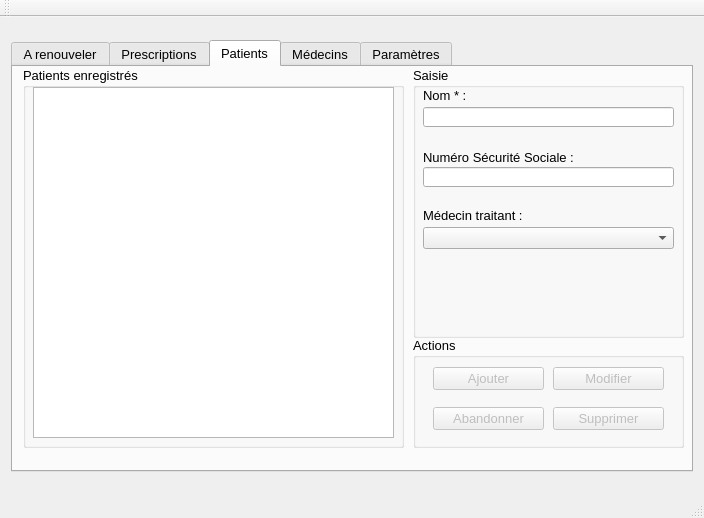
<?xml version="1.0" encoding="UTF-8"?>
<ui version="4.0">
 <class>MainWindow</class>
 <widget class="QMainWindow" name="MainWindow">
  <property name="geometry">
   <rect>
    <x>0</x>
    <y>0</y>
    <width>700</width>
    <height>518</height>
   </rect>
  </property>
  <property name="windowTitle">
   <string>Prescription</string>
  </property>
  <widget class="QWidget" name="centralWidget">
   <layout class="QGridLayout" name="gridLayout">
    <item row="0" column="0">
     <widget class="QTabWidget" name="tabWidgetMain">
      <property name="minimumSize">
       <size>
        <width>682</width>
        <height>432</height>
       </size>
      </property>
      <property name="maximumSize">
       <size>
        <width>682</width>
        <height>432</height>
       </size>
      </property>
      <property name="font">
       <font>
        <pointsize>10</pointsize>
       </font>
      </property>
      <property name="toolTip">
       <string/>
      </property>
      <property name="tabPosition">
       <enum>QTabWidget::North</enum>
      </property>
      <property name="currentIndex">
       <number>2</number>
      </property>
      <widget class="QWidget" name="tab1">
       <attribute name="title">
        <string>A renouveler</string>
       </attribute>
       <widget class="QGroupBox" name="groupBoxDetail">
        <property name="geometry">
         <rect>
          <x>400</x>
          <y>0</y>
          <width>271</width>
          <height>321</height>
         </rect>
        </property>
        <property name="title">
         <string>Détails</string>
        </property>
        <property name="checkable">
         <bool>false</bool>
        </property>
        <widget class="QLabel" name="label">
         <property name="geometry">
          <rect>
           <x>10</x>
           <y>20</y>
           <width>71</width>
           <height>16</height>
          </rect>
         </property>
         <property name="font">
          <font>
           <weight>75</weight>
           <italic>true</italic>
           <bold>true</bold>
           <underline>true</underline>
          </font>
         </property>
         <property name="text">
          <string>Patient :</string>
         </property>
        </widget>
        <widget class="QLabel" name="labelARenouvelerPatient">
         <property name="geometry">
          <rect>
           <x>10</x>
           <y>40</y>
           <width>251</width>
           <height>16</height>
          </rect>
         </property>
         <property name="font">
          <font>
           <weight>75</weight>
           <bold>true</bold>
          </font>
         </property>
         <property name="text">
          <string/>
         </property>
        </widget>
        <widget class="QLabel" name="labelARenouvelerPresDateFin">
         <property name="geometry">
          <rect>
           <x>120</x>
           <y>90</y>
           <width>111</width>
           <height>16</height>
          </rect>
         </property>
         <property name="font">
          <font>
           <weight>75</weight>
           <bold>true</bold>
          </font>
         </property>
         <property name="text">
          <string/>
         </property>
        </widget>
        <widget class="QLabel" name="label_2">
         <property name="geometry">
          <rect>
           <x>10</x>
           <y>70</y>
           <width>91</width>
           <height>16</height>
          </rect>
         </property>
         <property name="font">
          <font>
           <weight>75</weight>
           <italic>true</italic>
           <bold>true</bold>
           <underline>true</underline>
           <strikeout>false</strikeout>
          </font>
         </property>
         <property name="text">
          <string>Prescription :</string>
         </property>
        </widget>
        <widget class="QLabel" name="label_3">
         <property name="geometry">
          <rect>
           <x>10</x>
           <y>90</y>
           <width>111</width>
           <height>16</height>
          </rect>
         </property>
         <property name="text">
          <string>Valable jusqu'au</string>
         </property>
        </widget>
        <widget class="QLabel" name="label_4">
         <property name="geometry">
          <rect>
           <x>10</x>
           <y>130</y>
           <width>131</width>
           <height>16</height>
          </rect>
         </property>
         <property name="text">
          <string>Type de prescription :</string>
         </property>
        </widget>
        <widget class="QLabel" name="labelARenouvelerPresType">
         <property name="geometry">
          <rect>
           <x>150</x>
           <y>130</y>
           <width>111</width>
           <height>16</height>
          </rect>
         </property>
         <property name="font">
          <font>
           <weight>75</weight>
           <bold>true</bold>
          </font>
         </property>
         <property name="text">
          <string/>
         </property>
        </widget>
        <widget class="QLabel" name="label_5">
         <property name="geometry">
          <rect>
           <x>10</x>
           <y>150</y>
           <width>141</width>
           <height>16</height>
          </rect>
         </property>
         <property name="text">
          <string>Mode renouvellement :</string>
         </property>
        </widget>
        <widget class="QLabel" name="labelARenouvelerPresModeR">
         <property name="geometry">
          <rect>
           <x>160</x>
           <y>150</y>
           <width>111</width>
           <height>16</height>
          </rect>
         </property>
         <property name="font">
          <font>
           <weight>75</weight>
           <bold>true</bold>
          </font>
         </property>
         <property name="text">
          <string/>
         </property>
        </widget>
        <widget class="QLabel" name="labelARenouvelerPresDuree">
         <property name="geometry">
          <rect>
           <x>180</x>
           <y>110</y>
           <width>81</width>
           <height>20</height>
          </rect>
         </property>
         <property name="font">
          <font>
           <weight>75</weight>
           <bold>true</bold>
          </font>
         </property>
         <property name="text">
          <string/>
         </property>
        </widget>
        <widget class="QLabel" name="label_6">
         <property name="geometry">
          <rect>
           <x>10</x>
           <y>110</y>
           <width>161</width>
           <height>16</height>
          </rect>
         </property>
         <property name="text">
          <string>Durée de la prescription :</string>
         </property>
        </widget>
        <widget class="QLabel" name="labelARenouvelerMedNumNom">
         <property name="geometry">
          <rect>
           <x>10</x>
           <y>200</y>
           <width>251</width>
           <height>20</height>
          </rect>
         </property>
         <property name="font">
          <font>
           <weight>75</weight>
           <bold>true</bold>
          </font>
         </property>
         <property name="text">
          <string/>
         </property>
        </widget>
        <widget class="QLabel" name="labelARenouvelerMedAd2">
         <property name="geometry">
          <rect>
           <x>10</x>
           <y>240</y>
           <width>251</width>
           <height>16</height>
          </rect>
         </property>
         <property name="text">
          <string/>
         </property>
        </widget>
        <widget class="QLabel" name="label_20">
         <property name="geometry">
          <rect>
           <x>10</x>
           <y>180</y>
           <width>91</width>
           <height>16</height>
          </rect>
         </property>
         <property name="font">
          <font>
           <weight>75</weight>
           <italic>true</italic>
           <bold>true</bold>
           <underline>true</underline>
           <strikeout>false</strikeout>
          </font>
         </property>
         <property name="text">
          <string>Médecin :</string>
         </property>
        </widget>
        <widget class="QLabel" name="labelARenouvelerMedAd1">
         <property name="geometry">
          <rect>
           <x>10</x>
           <y>220</y>
           <width>251</width>
           <height>16</height>
          </rect>
         </property>
         <property name="text">
          <string/>
         </property>
        </widget>
        <widget class="QLabel" name="labelARenouvelerMedCPVille">
         <property name="geometry">
          <rect>
           <x>10</x>
           <y>260</y>
           <width>251</width>
           <height>16</height>
          </rect>
         </property>
         <property name="text">
          <string/>
         </property>
        </widget>
        <widget class="QLabel" name="labelARenouvelerMedTel">
         <property name="geometry">
          <rect>
           <x>10</x>
           <y>280</y>
           <width>251</width>
           <height>16</height>
          </rect>
         </property>
         <property name="text">
          <string/>
         </property>
        </widget>
       </widget>
       <widget class="QGroupBox" name="groupBox">
        <property name="geometry">
         <rect>
          <x>10</x>
          <y>0</y>
          <width>381</width>
          <height>391</height>
         </rect>
        </property>
        <property name="title">
         <string>A renouveler rapidement</string>
        </property>
        <widget class="QListWidget" name="listWidgetPrescriptionsARenouveler">
         <property name="geometry">
          <rect>
           <x>10</x>
           <y>20</y>
           <width>361</width>
           <height>361</height>
          </rect>
         </property>
        </widget>
       </widget>
       <widget class="QGroupBox" name="groupBox_2">
        <property name="geometry">
         <rect>
          <x>400</x>
          <y>330</y>
          <width>271</width>
          <height>61</height>
         </rect>
        </property>
        <property name="title">
         <string>Action</string>
        </property>
        <widget class="QPushButton" name="pushButtonARenouvelerRenouveler">
         <property name="enabled">
          <bool>false</bool>
         </property>
         <property name="geometry">
          <rect>
           <x>140</x>
           <y>20</y>
           <width>111</width>
           <height>23</height>
          </rect>
         </property>
         <property name="text">
          <string>Renouveler</string>
         </property>
        </widget>
        <widget class="QDateEdit" name="dateEditARenouvelerPresDateFin">
         <property name="enabled">
          <bool>false</bool>
         </property>
         <property name="geometry">
          <rect>
           <x>20</x>
           <y>20</y>
           <width>110</width>
           <height>22</height>
          </rect>
         </property>
         <property name="alignment">
          <set>Qt::AlignCenter</set>
         </property>
         <property name="dateTime">
          <datetime>
           <hour>0</hour>
           <minute>0</minute>
           <second>0</second>
           <year>2000</year>
           <month>1</month>
           <day>1</day>
          </datetime>
         </property>
         <property name="displayFormat">
          <string>dd/MM/yyyy</string>
         </property>
        </widget>
       </widget>
      </widget>
      <widget class="QWidget" name="tab2">
       <attribute name="title">
        <string>Prescriptions</string>
       </attribute>
       <widget class="QGroupBox" name="groupBox_9">
        <property name="geometry">
         <rect>
          <x>10</x>
          <y>0</y>
          <width>381</width>
          <height>381</height>
         </rect>
        </property>
        <property name="title">
         <string>Prescriptions enregistrées</string>
        </property>
        <widget class="QListWidget" name="listWidgetPrescriptions">
         <property name="geometry">
          <rect>
           <x>10</x>
           <y>20</y>
           <width>361</width>
           <height>351</height>
          </rect>
         </property>
        </widget>
       </widget>
       <widget class="QGroupBox" name="groupBox_10">
        <property name="geometry">
         <rect>
          <x>400</x>
          <y>0</y>
          <width>271</width>
          <height>271</height>
         </rect>
        </property>
        <property name="title">
         <string>Saisie</string>
        </property>
        <widget class="QLabel" name="label_17">
         <property name="geometry">
          <rect>
           <x>10</x>
           <y>20</y>
           <width>61</width>
           <height>16</height>
          </rect>
         </property>
         <property name="text">
          <string>Patient * :</string>
         </property>
         <property name="alignment">
          <set>Qt::AlignLeading|Qt::AlignLeft|Qt::AlignVCenter</set>
         </property>
        </widget>
        <widget class="QLabel" name="label_18">
         <property name="geometry">
          <rect>
           <x>10</x>
           <y>80</y>
           <width>171</width>
           <height>20</height>
          </rect>
         </property>
         <property name="text">
          <string>Date de début :</string>
         </property>
         <property name="alignment">
          <set>Qt::AlignLeading|Qt::AlignLeft|Qt::AlignVCenter</set>
         </property>
        </widget>
        <widget class="QComboBox" name="comboBoxPrescriptionPatient">
         <property name="geometry">
          <rect>
           <x>10</x>
           <y>40</y>
           <width>251</width>
           <height>22</height>
          </rect>
         </property>
        </widget>
        <widget class="QDateEdit" name="dateEditPrescriptionDateDebut">
         <property name="geometry">
          <rect>
           <x>10</x>
           <y>100</y>
           <width>101</width>
           <height>22</height>
          </rect>
         </property>
         <property name="alignment">
          <set>Qt::AlignCenter</set>
         </property>
         <property name="displayFormat">
          <string>dd/MM/yyyy</string>
         </property>
        </widget>
        <widget class="QLabel" name="label_19">
         <property name="geometry">
          <rect>
           <x>10</x>
           <y>140</y>
           <width>171</width>
           <height>20</height>
          </rect>
         </property>
         <property name="text">
          <string>Durée :</string>
         </property>
         <property name="alignment">
          <set>Qt::AlignLeading|Qt::AlignLeft|Qt::AlignVCenter</set>
         </property>
        </widget>
        <widget class="QSpinBox" name="spinBoxPrescriptionDuree">
         <property name="geometry">
          <rect>
           <x>10</x>
           <y>160</y>
           <width>101</width>
           <height>22</height>
          </rect>
         </property>
         <property name="alignment">
          <set>Qt::AlignCenter</set>
         </property>
        </widget>
        <widget class="QLabel" name="label_21">
         <property name="geometry">
          <rect>
           <x>120</x>
           <y>160</y>
           <width>71</width>
           <height>20</height>
          </rect>
         </property>
         <property name="text">
          <string>mois</string>
         </property>
         <property name="alignment">
          <set>Qt::AlignLeading|Qt::AlignLeft|Qt::AlignVCenter</set>
         </property>
        </widget>
        <widget class="QWidget" name="layoutWidget_2">
         <property name="geometry">
          <rect>
           <x>10</x>
           <y>220</y>
           <width>294</width>
           <height>30</height>
          </rect>
         </property>
         <layout class="QHBoxLayout" name="horizontalLayout_2">
          <item>
           <widget class="QRadioButton" name="radioButtonOrdonnance">
            <property name="text">
             <string>Ordonnance</string>
            </property>
           </widget>
          </item>
          <item>
           <widget class="QRadioButton" name="radioButtonDSI">
            <property name="text">
             <string>DSI</string>
            </property>
           </widget>
          </item>
         </layout>
        </widget>
        <widget class="QWidget" name="layoutWidget_3">
         <property name="geometry">
          <rect>
           <x>10</x>
           <y>190</y>
           <width>205</width>
           <height>30</height>
          </rect>
         </property>
         <layout class="QHBoxLayout" name="horizontalLayout">
          <item>
           <widget class="QRadioButton" name="radioButtonPatient">
            <property name="text">
             <string>Patient</string>
            </property>
           </widget>
          </item>
          <item>
           <widget class="QRadioButton" name="radioButtonMedecin">
            <property name="text">
             <string>Médecin</string>
            </property>
           </widget>
          </item>
         </layout>
        </widget>
       </widget>
       <widget class="QGroupBox" name="groupBox_11">
        <property name="geometry">
         <rect>
          <x>400</x>
          <y>270</y>
          <width>271</width>
          <height>111</height>
         </rect>
        </property>
        <property name="title">
         <string>Actions</string>
        </property>
        <widget class="QPushButton" name="pushButtonPrescriptionAjouter">
         <property name="enabled">
          <bool>false</bool>
         </property>
         <property name="geometry">
          <rect>
           <x>20</x>
           <y>30</y>
           <width>111</width>
           <height>23</height>
          </rect>
         </property>
         <property name="text">
          <string>Ajouter</string>
         </property>
        </widget>
        <widget class="QPushButton" name="pushButtonPrescriptionModifier">
         <property name="enabled">
          <bool>false</bool>
         </property>
         <property name="geometry">
          <rect>
           <x>140</x>
           <y>30</y>
           <width>111</width>
           <height>23</height>
          </rect>
         </property>
         <property name="text">
          <string>Modifier</string>
         </property>
        </widget>
        <widget class="QPushButton" name="pushButtonPrescriptionAbandonner">
         <property name="enabled">
          <bool>false</bool>
         </property>
         <property name="geometry">
          <rect>
           <x>20</x>
           <y>70</y>
           <width>111</width>
           <height>23</height>
          </rect>
         </property>
         <property name="text">
          <string>Abandonner</string>
         </property>
        </widget>
        <widget class="QPushButton" name="pushButtonPrescriptionSupprimer">
         <property name="enabled">
          <bool>false</bool>
         </property>
         <property name="geometry">
          <rect>
           <x>140</x>
           <y>70</y>
           <width>111</width>
           <height>23</height>
          </rect>
         </property>
         <property name="text">
          <string>Supprimer</string>
         </property>
        </widget>
       </widget>
      </widget>
      <widget class="QWidget" name="tab3">
       <attribute name="title">
        <string>Patients</string>
       </attribute>
       <widget class="QGroupBox" name="groupBox_6">
        <property name="geometry">
         <rect>
          <x>400</x>
          <y>270</y>
          <width>271</width>
          <height>111</height>
         </rect>
        </property>
        <property name="title">
         <string>Actions</string>
        </property>
        <widget class="QPushButton" name="pushButtonPatientAjouter">
         <property name="enabled">
          <bool>false</bool>
         </property>
         <property name="geometry">
          <rect>
           <x>20</x>
           <y>30</y>
           <width>111</width>
           <height>23</height>
          </rect>
         </property>
         <property name="text">
          <string>Ajouter</string>
         </property>
        </widget>
        <widget class="QPushButton" name="pushButtonPatientModifier">
         <property name="enabled">
          <bool>false</bool>
         </property>
         <property name="geometry">
          <rect>
           <x>140</x>
           <y>30</y>
           <width>111</width>
           <height>23</height>
          </rect>
         </property>
         <property name="text">
          <string>Modifier</string>
         </property>
        </widget>
        <widget class="QPushButton" name="pushButtonPatientAbandonner">
         <property name="enabled">
          <bool>false</bool>
         </property>
         <property name="geometry">
          <rect>
           <x>20</x>
           <y>70</y>
           <width>111</width>
           <height>23</height>
          </rect>
         </property>
         <property name="text">
          <string>Abandonner</string>
         </property>
        </widget>
        <widget class="QPushButton" name="pushButtonPatientSupprimer">
         <property name="enabled">
          <bool>false</bool>
         </property>
         <property name="geometry">
          <rect>
           <x>140</x>
           <y>70</y>
           <width>111</width>
           <height>23</height>
          </rect>
         </property>
         <property name="text">
          <string>Supprimer</string>
         </property>
        </widget>
       </widget>
       <widget class="QGroupBox" name="groupBox_7">
        <property name="geometry">
         <rect>
          <x>10</x>
          <y>0</y>
          <width>381</width>
          <height>381</height>
         </rect>
        </property>
        <property name="title">
         <string>Patients enregistrés</string>
        </property>
        <widget class="QListWidget" name="listWidgetPatients">
         <property name="geometry">
          <rect>
           <x>10</x>
           <y>20</y>
           <width>361</width>
           <height>351</height>
          </rect>
         </property>
        </widget>
       </widget>
       <widget class="QGroupBox" name="groupBox_8">
        <property name="geometry">
         <rect>
          <x>400</x>
          <y>0</y>
          <width>271</width>
          <height>271</height>
         </rect>
        </property>
        <property name="title">
         <string>Saisie</string>
        </property>
        <widget class="QLabel" name="label_14">
         <property name="geometry">
          <rect>
           <x>10</x>
           <y>20</y>
           <width>61</width>
           <height>16</height>
          </rect>
         </property>
         <property name="text">
          <string>Nom * :</string>
         </property>
         <property name="alignment">
          <set>Qt::AlignLeading|Qt::AlignLeft|Qt::AlignVCenter</set>
         </property>
        </widget>
        <widget class="QLabel" name="label_15">
         <property name="geometry">
          <rect>
           <x>10</x>
           <y>80</y>
           <width>171</width>
           <height>20</height>
          </rect>
         </property>
         <property name="text">
          <string>Numéro Sécurité Sociale :</string>
         </property>
         <property name="alignment">
          <set>Qt::AlignLeading|Qt::AlignLeft|Qt::AlignVCenter</set>
         </property>
        </widget>
        <widget class="QLineEdit" name="lineEditPatientNom">
         <property name="geometry">
          <rect>
           <x>10</x>
           <y>40</y>
           <width>251</width>
           <height>20</height>
          </rect>
         </property>
         <property name="maxLength">
          <number>50</number>
         </property>
        </widget>
        <widget class="QLineEdit" name="lineEditPatientNumSS">
         <property name="geometry">
          <rect>
           <x>10</x>
           <y>100</y>
           <width>251</width>
           <height>20</height>
          </rect>
         </property>
         <property name="maxLength">
          <number>30</number>
         </property>
        </widget>
        <widget class="QLabel" name="label_16">
         <property name="geometry">
          <rect>
           <x>10</x>
           <y>140</y>
           <width>131</width>
           <height>16</height>
          </rect>
         </property>
         <property name="text">
          <string>Médecin traitant :</string>
         </property>
        </widget>
        <widget class="QComboBox" name="comboBoxPatientMedecin">
         <property name="geometry">
          <rect>
           <x>10</x>
           <y>160</y>
           <width>251</width>
           <height>22</height>
          </rect>
         </property>
        </widget>
       </widget>
      </widget>
      <widget class="QWidget" name="tab4">
       <attribute name="title">
        <string>Médecins</string>
       </attribute>
       <widget class="QGroupBox" name="groupBox_3">
        <property name="geometry">
         <rect>
          <x>400</x>
          <y>270</y>
          <width>271</width>
          <height>111</height>
         </rect>
        </property>
        <property name="title">
         <string>Actions</string>
        </property>
        <widget class="QWidget" name="layoutWidget">
         <property name="geometry">
          <rect>
           <x>20</x>
           <y>30</y>
           <width>251</width>
           <height>74</height>
          </rect>
         </property>
         <layout class="QGridLayout" name="gridLayout_3">
          <item row="0" column="0">
           <widget class="QPushButton" name="pushButtonMedecinAjouter">
            <property name="enabled">
             <bool>false</bool>
            </property>
            <property name="text">
             <string>Ajouter</string>
            </property>
           </widget>
          </item>
          <item row="0" column="1">
           <widget class="QPushButton" name="pushButtonMedecinModifier">
            <property name="enabled">
             <bool>false</bool>
            </property>
            <property name="text">
             <string>Modifier</string>
            </property>
           </widget>
          </item>
          <item row="1" column="0">
           <widget class="QPushButton" name="pushButtonMedecinAbandonner">
            <property name="enabled">
             <bool>false</bool>
            </property>
            <property name="text">
             <string>Abandonner</string>
            </property>
           </widget>
          </item>
          <item row="1" column="1">
           <widget class="QPushButton" name="pushButtonMedecinSupprimer">
            <property name="enabled">
             <bool>false</bool>
            </property>
            <property name="text">
             <string>Supprimer</string>
            </property>
           </widget>
          </item>
         </layout>
        </widget>
       </widget>
       <widget class="QGroupBox" name="groupBox_4">
        <property name="geometry">
         <rect>
          <x>10</x>
          <y>0</y>
          <width>381</width>
          <height>381</height>
         </rect>
        </property>
        <property name="title">
         <string>Medecins enregistrés</string>
        </property>
        <widget class="QListWidget" name="listWidgetMedecins">
         <property name="geometry">
          <rect>
           <x>10</x>
           <y>20</y>
           <width>361</width>
           <height>351</height>
          </rect>
         </property>
        </widget>
       </widget>
       <widget class="QGroupBox" name="groupBox_5">
        <property name="geometry">
         <rect>
          <x>400</x>
          <y>0</y>
          <width>271</width>
          <height>271</height>
         </rect>
        </property>
        <property name="title">
         <string>Saisie</string>
        </property>
        <widget class="QLabel" name="label_7">
         <property name="geometry">
          <rect>
           <x>10</x>
           <y>20</y>
           <width>61</width>
           <height>16</height>
          </rect>
         </property>
         <property name="text">
          <string>Nom * :</string>
         </property>
         <property name="alignment">
          <set>Qt::AlignLeading|Qt::AlignLeft|Qt::AlignVCenter</set>
         </property>
        </widget>
        <widget class="QLabel" name="label_8">
         <property name="geometry">
          <rect>
           <x>10</x>
           <y>60</y>
           <width>111</width>
           <height>20</height>
          </rect>
         </property>
         <property name="text">
          <string>Numéro CPAM * :</string>
         </property>
         <property name="alignment">
          <set>Qt::AlignLeading|Qt::AlignLeft|Qt::AlignVCenter</set>
         </property>
        </widget>
        <widget class="QLabel" name="label_9">
         <property name="geometry">
          <rect>
           <x>10</x>
           <y>110</y>
           <width>61</width>
           <height>16</height>
          </rect>
         </property>
         <property name="text">
          <string>Adresse :</string>
         </property>
         <property name="alignment">
          <set>Qt::AlignLeading|Qt::AlignLeft|Qt::AlignVCenter</set>
         </property>
        </widget>
        <widget class="QLineEdit" name="lineEditMedecinNom">
         <property name="geometry">
          <rect>
           <x>10</x>
           <y>40</y>
           <width>251</width>
           <height>20</height>
          </rect>
         </property>
         <property name="maxLength">
          <number>50</number>
         </property>
        </widget>
        <widget class="QLineEdit" name="lineEditMedecinNumSS">
         <property name="geometry">
          <rect>
           <x>10</x>
           <y>80</y>
           <width>251</width>
           <height>20</height>
          </rect>
         </property>
         <property name="maxLength">
          <number>10</number>
         </property>
        </widget>
        <widget class="QLineEdit" name="lineEditMedecinAdr2">
         <property name="geometry">
          <rect>
           <x>10</x>
           <y>160</y>
           <width>251</width>
           <height>20</height>
          </rect>
         </property>
         <property name="maxLength">
          <number>50</number>
         </property>
        </widget>
        <widget class="QLineEdit" name="lineEditMedecinAdr1">
         <property name="geometry">
          <rect>
           <x>10</x>
           <y>130</y>
           <width>251</width>
           <height>20</height>
          </rect>
         </property>
         <property name="maxLength">
          <number>50</number>
         </property>
        </widget>
        <widget class="QLineEdit" name="lineEditMedecinCP">
         <property name="geometry">
          <rect>
           <x>10</x>
           <y>190</y>
           <width>71</width>
           <height>20</height>
          </rect>
         </property>
         <property name="maxLength">
          <number>5</number>
         </property>
         <property name="alignment">
          <set>Qt::AlignCenter</set>
         </property>
        </widget>
        <widget class="QLineEdit" name="lineEditMedecinVille">
         <property name="geometry">
          <rect>
           <x>90</x>
           <y>190</y>
           <width>171</width>
           <height>20</height>
          </rect>
         </property>
         <property name="maxLength">
          <number>50</number>
         </property>
        </widget>
        <widget class="QLabel" name="label_10">
         <property name="geometry">
          <rect>
           <x>10</x>
           <y>220</y>
           <width>81</width>
           <height>16</height>
          </rect>
         </property>
         <property name="text">
          <string>Téléphones :</string>
         </property>
         <property name="alignment">
          <set>Qt::AlignLeading|Qt::AlignLeft|Qt::AlignVCenter</set>
         </property>
        </widget>
        <widget class="QLineEdit" name="lineEditMedecinTel">
         <property name="geometry">
          <rect>
           <x>10</x>
           <y>240</y>
           <width>251</width>
           <height>20</height>
          </rect>
         </property>
         <property name="maxLength">
          <number>50</number>
         </property>
        </widget>
       </widget>
      </widget>
      <widget class="QWidget" name="tab5">
       <attribute name="title">
        <string>Paramètres</string>
       </attribute>
       <widget class="QGroupBox" name="groupBox_12">
        <property name="geometry">
         <rect>
          <x>10</x>
          <y>10</y>
          <width>661</width>
          <height>91</height>
         </rect>
        </property>
        <property name="title">
         <string>Médecin [valeurs par défaut]</string>
        </property>
        <widget class="QLabel" name="label_11">
         <property name="geometry">
          <rect>
           <x>30</x>
           <y>30</y>
           <width>111</width>
           <height>16</height>
          </rect>
         </property>
         <property name="text">
          <string>Code postal :</string>
         </property>
         <property name="alignment">
          <set>Qt::AlignRight|Qt::AlignTrailing|Qt::AlignVCenter</set>
         </property>
        </widget>
        <widget class="QLabel" name="label_12">
         <property name="geometry">
          <rect>
           <x>40</x>
           <y>60</y>
           <width>101</width>
           <height>16</height>
          </rect>
         </property>
         <property name="text">
          <string>Ville :</string>
         </property>
         <property name="alignment">
          <set>Qt::AlignRight|Qt::AlignTrailing|Qt::AlignVCenter</set>
         </property>
        </widget>
        <widget class="QLineEdit" name="lineEditParametresCPMedecin">
         <property name="geometry">
          <rect>
           <x>160</x>
           <y>30</y>
           <width>101</width>
           <height>20</height>
          </rect>
         </property>
         <property name="maxLength">
          <number>5</number>
         </property>
        </widget>
        <widget class="QLineEdit" name="lineEditParametreVilleMedecin">
         <property name="geometry">
          <rect>
           <x>160</x>
           <y>60</y>
           <width>491</width>
           <height>20</height>
          </rect>
         </property>
         <property name="maxLength">
          <number>50</number>
         </property>
        </widget>
       </widget>
       <widget class="QGroupBox" name="groupBox_13">
        <property name="geometry">
         <rect>
          <x>10</x>
          <y>110</y>
          <width>661</width>
          <height>111</height>
         </rect>
        </property>
        <property name="title">
         <string>Prescriptions  [valeurs par défaut]</string>
        </property>
        <widget class="QWidget" name="layoutWidget">
         <property name="geometry">
          <rect>
           <x>20</x>
           <y>30</y>
           <width>309</width>
           <height>74</height>
          </rect>
         </property>
         <layout class="QGridLayout" name="gridLayout_2">
          <item row="0" column="0">
           <widget class="QLabel" name="label_13">
            <property name="text">
             <string>Durée DSI :</string>
            </property>
            <property name="alignment">
             <set>Qt::AlignRight|Qt::AlignTrailing|Qt::AlignVCenter</set>
            </property>
           </widget>
          </item>
          <item row="0" column="1">
           <widget class="QSpinBox" name="spinBoxParametreDureeDSI">
            <property name="alignment">
             <set>Qt::AlignCenter</set>
            </property>
           </widget>
          </item>
          <item row="0" column="2">
           <widget class="QLabel" name="label_24">
            <property name="text">
             <string>mois</string>
            </property>
           </widget>
          </item>
          <item row="1" column="0">
           <widget class="QLabel" name="label_22">
            <property name="text">
             <string>Durée ordonnance :</string>
            </property>
            <property name="alignment">
             <set>Qt::AlignRight|Qt::AlignTrailing|Qt::AlignVCenter</set>
            </property>
           </widget>
          </item>
          <item row="1" column="1">
           <widget class="QSpinBox" name="spinBoxPrescriptionDureeOdronnance">
            <property name="alignment">
             <set>Qt::AlignCenter</set>
            </property>
           </widget>
          </item>
          <item row="1" column="2">
           <widget class="QLabel" name="label_23">
            <property name="text">
             <string>mois</string>
            </property>
           </widget>
          </item>
         </layout>
        </widget>
       </widget>
       <widget class="QGroupBox" name="groupBox_14">
        <property name="geometry">
         <rect>
          <x>10</x>
          <y>320</y>
          <width>661</width>
          <height>80</height>
         </rect>
        </property>
        <property name="title">
         <string>Action</string>
        </property>
        <widget class="QWidget" name="layoutWidget">
         <property name="geometry">
          <rect>
           <x>90</x>
           <y>30</y>
           <width>254</width>
           <height>35</height>
          </rect>
         </property>
         <layout class="QGridLayout" name="gridLayout_4">
          <item row="0" column="0">
           <widget class="QPushButton" name="pushButtonPrescriptionEnregistrer">
            <property name="text">
             <string>&amp;Enregistrer</string>
            </property>
           </widget>
          </item>
          <item row="0" column="1">
           <widget class="QPushButton" name="pushButtonReinitialiser">
            <property name="text">
             <string>&amp;Réinitialiser</string>
            </property>
           </widget>
          </item>
         </layout>
        </widget>
       </widget>
       <widget class="QGroupBox" name="groupBox_15">
        <property name="geometry">
         <rect>
          <x>10</x>
          <y>240</y>
          <width>661</width>
          <height>80</height>
         </rect>
        </property>
        <property name="title">
         <string>A renouveler [valeurs par défaut]</string>
        </property>
        <widget class="QWidget" name="layoutWidget">
         <property name="geometry">
          <rect>
           <x>20</x>
           <y>30</y>
           <width>469</width>
           <height>35</height>
          </rect>
         </property>
         <layout class="QGridLayout" name="gridLayout_5">
          <item row="0" column="1">
           <widget class="QSpinBox" name="spinBoxParametreARenouvelerTemps"/>
          </item>
          <item row="0" column="2">
           <widget class="QLabel" name="label_25">
            <property name="text">
             <string>jours</string>
            </property>
           </widget>
          </item>
          <item row="0" column="0">
           <widget class="QLabel" name="label_26">
            <property name="text">
             <string>Plus vieille prescription a renouveler </string>
            </property>
           </widget>
          </item>
         </layout>
        </widget>
       </widget>
      </widget>
     </widget>
    </item>
   </layout>
  </widget>
  <widget class="QMenuBar" name="menuBar">
   <property name="geometry">
    <rect>
     <x>0</x>
     <y>0</y>
     <width>700</width>
     <height>29</height>
    </rect>
   </property>
  </widget>
  <widget class="QToolBar" name="mainToolBar">
   <attribute name="toolBarArea">
    <enum>TopToolBarArea</enum>
   </attribute>
   <attribute name="toolBarBreak">
    <bool>false</bool>
   </attribute>
  </widget>
  <widget class="QStatusBar" name="statusBar"/>
 </widget>
 <layoutdefault spacing="6" margin="11"/>
 <resources/>
 <connections/>
</ui>
